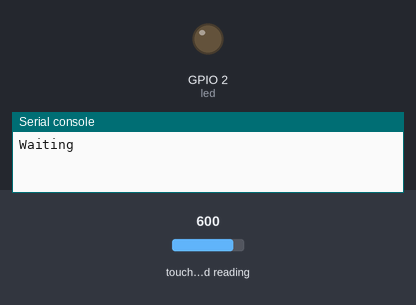
Bench run of a program on a simulated ESP32 board running MicroPython. Parts: output pins drawn as LEDs (lit = HIGH), the last lines printed to the serial console. The test bench sets the inputs (shaded band); at power-on: touch-pad reading 600.

Above: at 1.2 s.
1.3 s: touch-pad reading set to 110
4.0 s: touch-pad reading set to 96
At 4.6 s:
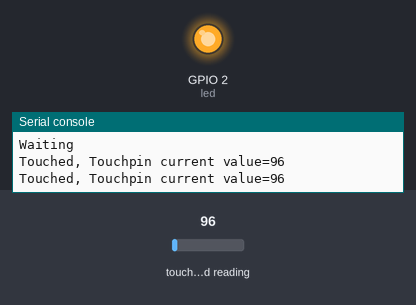
6.7 s: touch-pad reading set to 212
At 8.2 s:
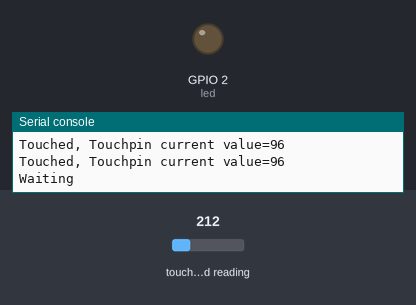
9.4 s: touch-pad reading set to 63
At 11.3 s:
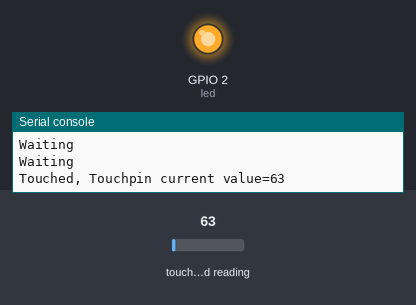
Timing chart, 0 to 12.8 s (numbered marks = the images above; inputs shaded):
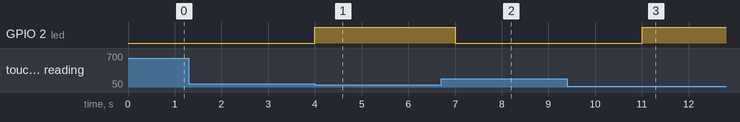

The program:

03-Touchpin_BoardLED.py
```python
# Import libraries
import machine
from machine import Pin, TouchPad
from time import sleep

# Assign pins
touch = TouchPad(Pin(4))
led = machine.Pin(2, machine.Pin.OUT)
led.off()

# Threshold values: the pin needs to be in contact with a conductive material
# When the pin is not touched, the value should be 500 or higher
# When the pin is touched, the value decreases to below 100

touch.config(100)

while True:
    if touch.read() <= 100:
        led.on()
        print("Touched, Touchpin current value=" + str(touch.read()))
        sleep(0.5)
    else:
        led.off()
        print("Waiting")
        sleep(2)
```

Measured:
- the behaviour switches between 101 and 100 on touch-pad reading (found by bisection; images 0 and 1)
- after the input at 4.0 s, GPIO 2 (led): LOW → HIGH at once
- after the input at 6.7 s, GPIO 2 (led): HIGH → LOW after 0.30 s
- after the input at 9.4 s, GPIO 2 (led): LOW → HIGH after 1.6 s
